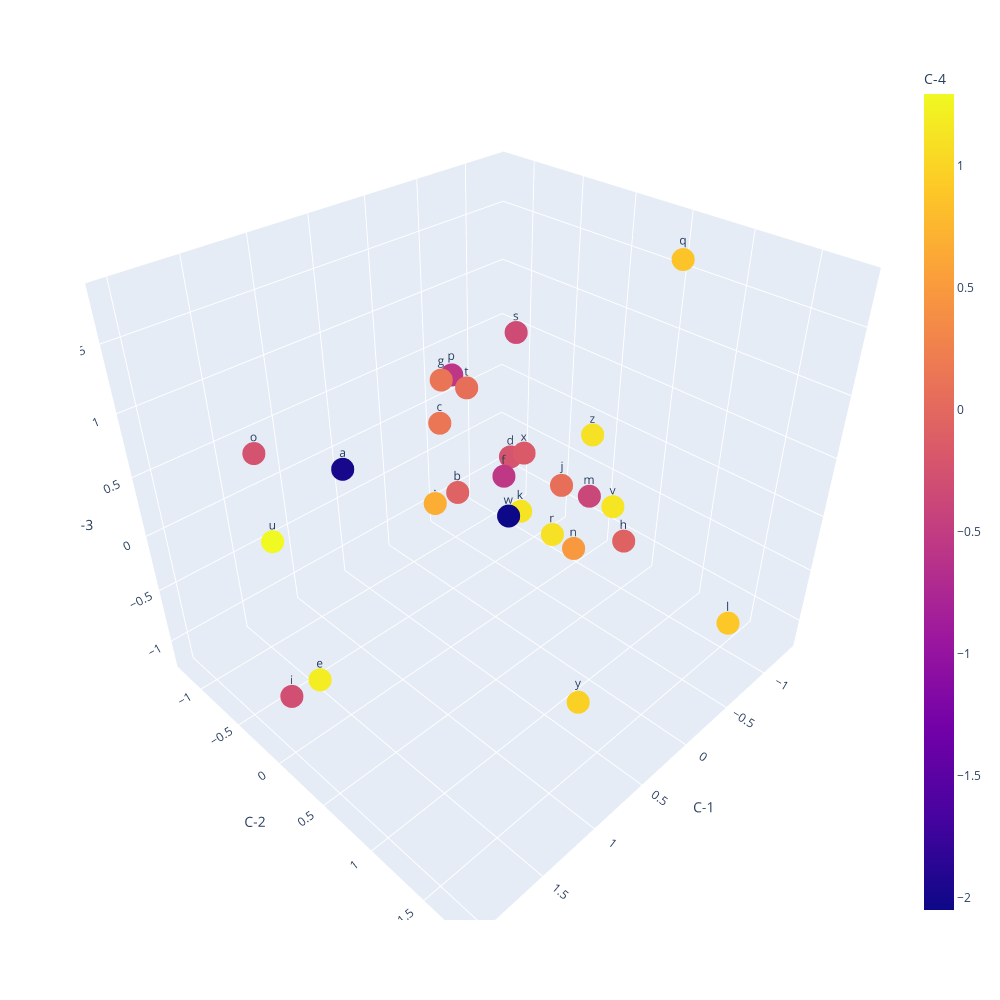

Here is the notebook cell this chart was saved with:
### Code cell
layers[0].plot_embeddings()

### Figure 1 — Plotly figure (JSON) as saved in the notebook; plotly's stock layout.template omitted (floating-point values rounded to 4 significant figures)
{"data": [{"hovertemplate": "C-1=%{x}<br>C-2=%{y}<br>C-3=%{z}<br>text=%{text}<br>C-4=%{marker.color}<extra></extra>", "legendgroup": "", "marker": {"color": [0.6693, -1.992, -0.07762, 0.1451, -0.2334, 1.199, -0.5528, 0.1328, -0.06857, -0.2901, 0.07289, 1.13, 0.897, -0.3799, 0.4817, -0.2421, -0.5677, 0.8689, 1.105, -0.3358, 0.07121, 1.292, 1.133, -2.05, -0.1553, 0.9709, 1.103], "coloraxis": "coloraxis", "symbol": "circle"}, "mode": "markers+text", "name": "", "scene": "scene", "showlegend": false, "text": [".", "a", "b", "c", "d", "e", "f", "g", "h", "i", "j", "k", "l", "m", "n", "o", "p", "q", "r", "s", "t", "u", "v", "w", "x", "y", "z"], "type": "scatter3d", "x": [0.325, 1.042, -0.3688, -0.5615, -0.4986, 1.498, -0.3959, -0.269, -0.4231, 2.034, -0.2444, -0.6357, -0.474, -0.782, -0.1408, 1.828, -0.6826, -0.8575, -0.453, -0.2466, -0.3281, 1.692, -1.316, -0.09326, -0.09492, 1.14, -0.6927], "y": [-0.3259, -0.4584, -0.8224, -1.237, -0.3354, -0.3676, -0.3065, -0.8767, 0.8922, 0.1208, 0.424, -0.3392, 1.805, 0.2632, 0.6559, -0.2386, -1.203, 0.8375, 0.1786, -0.05768, -0.6512, -0.4113, 0.1047, 0.0396, 0.1836, 1.8, 0.3252], "z": [-0.1285, 0.4622, -0.6243, -0.2021, -0.09697, -1.177, -0.2203, 0.4774, -0.2271, -0.5907, 0.1273, -0.7091, -0.4759, -0.3233, -0.2699, 1.058, 0.2339, 1.809, -0.5724, 1.187, 0.4741, 0.2174, -0.7837, -0.2736, 0.3662, -0.05397, 0.3172]}], "layout": {"coloraxis": {"colorbar": {"title": {"text": "C-4"}}, "colorscale": [[0, "#0d0887"], [0.1111, "#46039f"], [0.2222, "#7201a8"], [0.3333, "#9c179e"], [0.4444, "#bd3786"], [0.5556, "#d8576b"], [0.6667, "#ed7953"], [0.7778, "#fb9f3a"], [0.8889, "#fdca26"], [1, "#f0f921"]]}, "height": 1000, "legend": {"tracegroupgap": 0}, "margin": {"t": 60}, "scene": {"domain": {"x": [0, 1], "y": [0, 1]}, "xaxis": {"title": {"text": "C-1"}}, "yaxis": {"title": {"text": "C-2"}}, "zaxis": {"title": {"text": "C-3"}}}, "width": 1000}}
